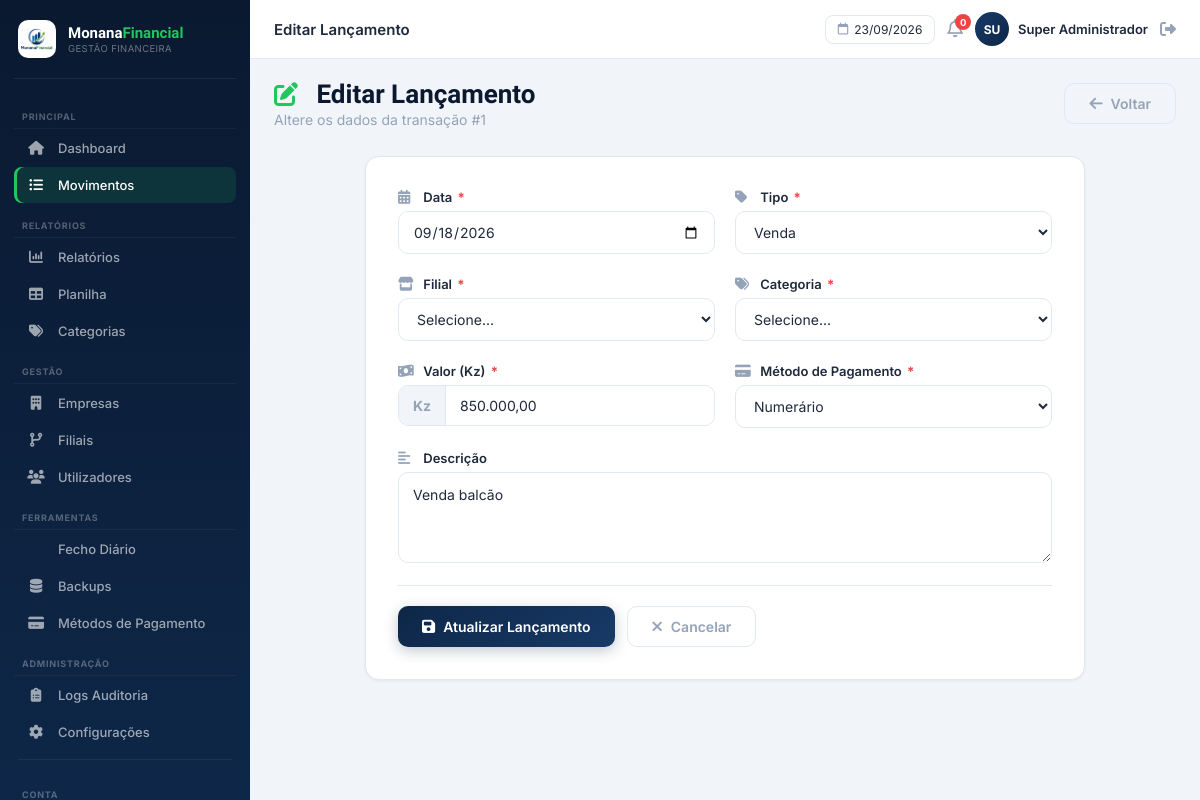
The page /public/transacoes/editar/1 (signed in) on the database its author committed.
### tables this page shows
CREATE TABLE transacoes (
    id INT UNSIGNED AUTO_INCREMENT PRIMARY KEY,
    empresa_id INT UNSIGNED NOT NULL,
    filial_id INT UNSIGNED NOT NULL,
    categoria_id INT UNSIGNED NOT NULL,
    usuario_id INT UNSIGNED NOT NULL,  
    tipo ENUM('venda','devolucao','compra','custo') NOT NULL,
    descricao VARCHAR(255) DEFAULT NULL,
    valor DECIMAL(15,2) NOT NULL DEFAULT 0.00,
    metodo_pagamento ENUM('numerario','transferencia','tpa','outro') NOT NULL DEFAULT 'numerario',
    data_transacao DATE NOT NULL,
    criado_em DATETIME NOT NULL DEFAULT CURRENT_TIMESTAMP,
    atualizado_em DATETIME NOT NULL DEFAULT CURRENT_TIMESTAMP ON UPDATE CURRENT_TIMESTAMP,
    CONSTRAINT fk_transacoes_empresa FOREIGN KEY (empresa_id) REFERENCES empresas(id) ON DELETE CASCADE,
    CONSTRAINT fk_transacoes_filial FOREIGN KEY (filial_id) REFERENCES filiais(id) ON DELETE CASCADE,
    CONSTRAINT fk_transacoes_categoria FOREIGN KEY (categoria_id) REFERENCES categorias(id),
    CONSTRAINT fk_transacoes_usuario FOREIGN KEY (usuario_id) REFERENCES usuarios(id),
    INDEX idx_transacoes_data (data_transacao),
    INDEX idx_transacoes_filial_data (filial_id, data_transacao)
);

### controllers/TransacaoController.php (called while the page is built, shortened)
<?php
class TransacoesController extends Controller
{
    private $transacaoModel;
    private $categoriaModel;
    private $filialModel;
    public function __construct()
    {
        require_once CAMINHO_RAIZ . '/models/Transacao.php';
        $this->transacaoModel = new Transacao();
        $this->categoriaModel = new Categoria();
        $this->filialModel = new Filial();
    }
    public function editar($id)
    {
        $perfil = $_SESSION['usuario_perfil'] ?? 'visualizador';
        $transacao = $this->transacaoModel->encontrarPorId((int) $id);
        $empresaId = $_SESSION['empresa_id'] ?? null;
        $categorias = $this->categoriaModel->porEmpresa((int) $empresaId);
        if ($perfil === 'super_admin') {
            $filiais = $this->filialModel->todas();
        } else {
            $filiais = $this->filialModel->porEmpresa((int) $empresaId);
        }
        $this->renderizar('transacoes/editar', [
            'tituloPagina' => 'Editar Lançamento',
            'paginaAtiva' => 'transacoes',
            'transacao' => $transacao,
            'filiais' => $filiais,
            'categorias' => $categorias,
            'tipos' => $this->tiposTransacao(),
            'metodos_pagamento' => [
                'numerario' => 'Numerário',
                'tpa' => 'TPA',
                'transferencia' => 'Transferência',
                'outro' => 'Outro',
            ],
            'csrf_token' => SegurancaHelper::gerarTokenCSRF(),
        ]);
    }
    private function tiposTransacao(): array
    {
        return [
            'venda' => 'Venda',
            'devolucao' => 'Devolução',
            'compra' => 'Compra',
            'custo' => 'Custo',
        ];
    }
}

### public/index.php (called while the page is built, shortened)
<?php
require_once CAMINHO_RAIZ . '/core/Database.php';
require_once CAMINHO_RAIZ . '/core/Model.php';
$roteador = new Router();
$url = $_GET['url'] ?? '';
$roteador->despachar($url);

### core/Database.php (called while the page is built)
<?php
class Database
{
    private static ?PDO $instancia = null;
    public static function obterLigacao(): PDO
    {
        if (self::$instancia === null) {
            $config = require CAMINHO_RAIZ . '/config/database.php';
            $dsn = "mysql:host={$config['host']};port={$config['porta']};dbname={$config['base']};charset={$config['charset']}";
            try {
                self::$instancia = new PDO($dsn, $config['usuario'], $config['senha'], [
                    PDO::ATTR_ERRMODE            => PDO::ERRMODE_EXCEPTION,
                    PDO::ATTR_DEFAULT_FETCH_MODE => PDO::FETCH_ASSOC,
                    PDO::ATTR_EMULATE_PREPARES   => false,
                ]);
            } catch (PDOException $e) {
                error_log('[MonanaFinancial] Erro de ligação à BD: ' . $e->getMessage());
                die('Não foi possível ligar à base de dados. Verifique a configuração em config/database.php.');
            }
        }
        return self::$instancia;
    }
}

### core/Model.php (called while the page is built, shortened)
<?php
abstract class Model
{
    public function __construct()
    {
        $this->bd = Database::obterLigacao();
    }
}

### models/Transacao.php (called while the page is built, shortened)
<?php
require_once CAMINHO_RAIZ . '/core/Model.php';
class Transacao extends Model
{
    public function encontrarPorId(int $id): array|false
    {
        $sql = "SELECT t.*,
                       f.nome as filial_nome,
                       e.nome as empresa_nome,
                       c.nome as categoria_nome,
                       u.nome as usuario_nome
                FROM transacoes t
                LEFT JOIN filiais f ON t.filial_id = f.id
                LEFT JOIN empresas e ON t.empresa_id = e.id
                LEFT JOIN categorias c ON t.categoria_id = c.id
                LEFT JOIN usuarios u ON t.usuario_id = u.id
                WHERE t.id = :id
                LIMIT 1";
        $stmt = $this->bd->prepare($sql);
        $stmt->execute(['id' => $id]);
        return $stmt->fetch();
    }
}

### views/transacoes/editar.php (the view, shortened to what this page needs)
<div class="page-header">
    <div class="page-header-left">
        <h1 class="page-title"><i class="fas fa-edit"></i> Editar Lançamento</h1>
        <p class="page-subtitle">Altere os dados da transação #<?php echo $transacao['id']; ?></p>
    </div>
    <div class="page-header-right">
        <a href="<?php echo URL_BASE; ?>/transacoes/index" class="btn btn-outline">
            <i class="fas fa-arrow-left"></i> Voltar
        </a>
    </div>
</div>
<div class="form-card">
    <form method="POST" action="<?php echo URL_BASE; ?>/transacoes/atualizar/<?php echo $transacao['id']; ?>" class="form-transacao">
        <div class="form-row">
            <div class="form-group">
                <label for="data_transacao">
                    <i class="fas fa-calendar-alt"></i> Data <span class="required">*</span>
                </label>
                <input type="date" id="data_transacao" name="data_transacao"
                       value="<?php echo $transacao['data_transacao']; ?>" required>
            </div>
            <div class="form-group">
                <label for="tipo">
                    <i class="fas fa-tag"></i> Tipo <span class="required">*</span>
                </label>
                <select id="tipo" name="tipo" required>
                    <?php foreach ($tipos as $value => $label): ?>
                    <option value="<?php echo $value; ?>" <?php echo $transacao['tipo'] === $value ? 'selected' : ''; ?>>
                        <?php echo $label; ?>
                    </option>
                    <?php endforeach; ?>
                </select>
            </div>
        </div>
        <div class="form-row">
            <div class="form-group">
                <label for="filial_id">
                    <i class="fas fa-store"></i> Filial <span class="required">*</span>
                </label>
                <select id="filial_id" name="filial_id" required>
                    <option value="">Selecione...</option>
                </select>
            </div>
            <div class="form-group">
                <label for="categoria_id">
                    <i class="fas fa-tags"></i> Categoria <span class="required">*</span>
                </label>
                <select id="categoria_id" name="categoria_id" required>
                    <option value="">Selecione...</option>
                </select>
            </div>
        </div>
        <div class="form-row">
            <div class="form-group">
                <label for="valor">
                    <i class="fas fa-money-bill-wave"></i> Valor (Kz) <span class="required">*</span>
                </label>
                <div class="input-group">
                    <span class="input-group-prepend">Kz</span>
                    <input type="text" id="valor" name="valor"
                           value="<?php echo number_format($transacao['valor'], 2, ',', '.'); ?>"
                           placeholder="0,00" required>
                </div>
            </div>
            <div class="form-group">
                <label for="metodo_pagamento">
                    <i class="fas fa-credit-card"></i> Método de Pagamento <span class="required">*</span>
                </label>
                <select id="metodo_pagamento" name="metodo_pagamento" required>
                    <?php foreach ($metodos_pagamento as $value => $label): ?>
                    <option value="<?php echo $value; ?>" <?php echo $transacao['metodo_pagamento'] === $value ? 'selected' : ''; ?>>
                        <?php echo $label; ?>
                    </option>
                    <?php endforeach; ?>
                </select>
            </div>
        </div>
        <div class="form-group full-width">
            <label for="descricao">
                <i class="fas fa-align-left"></i> Descrição
            </label>
            <textarea id="descricao" name="descricao" rows="3" placeholder="Descrição do lançamento..."><?php echo htmlspecialchars($transacao['descricao'] ?? ''); ?></textarea>
        </div>
        <div class="form-actions">
            <button type="submit" class="btn btn-primary">
                <i class="fas fa-save"></i> Atualizar Lançamento
            </button>
            <a href="<?php echo URL_BASE; ?>/transacoes/index" class="btn btn-outline">
                <i class="fas fa-times"></i> Cancelar
            </a>
        </div>
    </form>
</div>

### public/css/formularios.css (style rules this page uses)
.btn { display:inline-flex;align-items:center;gap:8px; padding:10px 16px; border-radius:9px; font-size:13.5px; font-weight:600; border:none; cursor:pointer; text-decoration:none; transition:transform 0.1s ease, opacity 0.15s ease; }
.form-card { background:var(--white); border:1px solid var(--border); border-radius:14px; box-sizing:border-box; width:min(100%, 720px); max-width:720px; margin:0 auto 20px; overflow:hidden; box-shadow:var(--shadow-sm); transition:var(--transition); }

### views/layouts/principal.php (style rules this page uses)
:root { --navy-deep: #0a1930; --navy: #0e2748; --navy-light: #173a67; --green: #22c55e; --green-dark: #16a34a; --blue: #3b82f6; --blue-dark: #2563eb; --purple: #8b5cf6; --purple-dark: #7c3aed; --orange: #f59e0b; --orange-dark: #d97706; --red: #ef4444; --red-dark: #dc2626; --gold: #fbbf24; --ink: #1e293b; --muted: #94a3b8; --border: #e2e8f0; --bg: #f1f5f9; --white: #ffffff; --shadow-sm: 0 1px 3px rgba(0,0,0,0.06); --shadow-md: 0 4px 20px rgba(0,0,0,0.08); --shadow-lg: 0 10px 40px rgba(0,0,0,0.12); --radius: 14px; --radius-sm: 8px; --transition: all 0.3s cubic-bezier(0.4, 0, 0.2, 1); }
* { box-sizing: border-box; margin: 0; padding: 0; }
body { font-family: 'Inter', sans-serif; background: var(--bg); color: var(--ink); display: flex; min-height: 100vh; overflow-x: hidden; width: 100%; max-width: 100vw; }
.btn { display: inline-flex; align-items: center; gap: 6px; padding: 8px 16px; border-radius: 8px; font-size: 13px; font-weight: 600; font-family: 'Inter', sans-serif; text-decoration: none; transition: all 0.3s ease; border: none; cursor: pointer; }
.btn i { font-size: 14px; }
.btn-outline { background: transparent; color: var(--muted); border: 1.5px solid var(--border); }

### views/transacoes/editar.php (style rules this page uses)
.page-header { display: flex; justify-content: space-between; align-items: center; margin-bottom: 28px; flex-wrap: wrap; gap: 12px; }
.page-header-left { display: flex; flex-direction: column; gap: 2px; }
.page-title { font-family: 'Sora', sans-serif; font-size: 26px; font-weight: 700; color: var(--navy-deep); margin: 0; }
.page-title i { color: var(--green); margin-right: 12px; font-size: 24px; }
.page-subtitle { font-size: 14px; color: var(--muted); margin: 0; }
.page-header-right { display: flex; gap: 10px; flex-wrap: wrap; }
.form-card { background: var(--white); border-radius: var(--radius); padding: 32px; border: 1px solid var(--border); box-shadow: var(--shadow-sm); transition: var(--transition); }
.form-row { display: grid; grid-template-columns: 1fr 1fr; gap: 20px; margin-bottom: 4px; }
.form-group { margin-bottom: 18px; }
.form-group.full-width { grid-column: 1 / -1; }
.form-group label { display: block; font-size: 13px; font-weight: 600; color: var(--ink); margin-bottom: 6px; }
.form-group label i { color: var(--muted); width: 18px; margin-right: 4px; font-size: 14px; }
.form-group .required { color: var(--red); font-weight: 700; margin-left: 2px; }
.form-group input, .form-group select, .form-group textarea { width: 100%; padding: 11px 14px; border: 1.5px solid var(--border); border-radius: 10px; font-size: 14px; font-family: 'Inter', sans-serif; color: var(--ink); background: var(--white); transition: all 0.3s ease; }
.form-group textarea { resize: vertical; min-height: 90px; line-height: 1.6; }
.form-group input::placeholder, .form-group textarea::placeholder { color: #a3adba; }
.input-group { display: flex; align-items: center; border: 1.5px solid var(--border); border-radius: 10px; background: var(--white); transition: all 0.3s ease; overflow: hidden; }
.input-group-prepend { padding: 11px 14px; background: var(--bg); color: var(--muted); font-weight: 700; font-size: 14px; border-right: 1px solid var(--border); flex-shrink: 0; }
.input-group input { border: none !important; border-radius: 0 !important; padding: 11px 14px; flex: 1; min-width: 0; }
.form-actions { display: flex; gap: 12px; margin-top: 8px; padding-top: 20px; border-top: 1px solid var(--border); }
.btn { display: inline-flex; align-items: center; gap: 8px; padding: 11px 24px; border-radius: 10px; font-size: 14px; font-weight: 600; font-family: 'Inter', sans-serif; text-decoration: none; transition: all 0.3s ease; border: none; cursor: pointer; }
.btn i { font-size: 15px; }
.btn-primary { background: linear-gradient(135deg, var(--navy) 0%, var(--navy-light) 100%); color: var(--white); box-shadow: 0 4px 14px rgba(14, 39, 72, 0.25); }
.btn-outline { background: transparent; color: var(--muted); border: 1.5px solid var(--border); }

### rows shown on the page
transacoes: id "1", data_transacao "09/18/2026", tipo "Venda", valor "850.000,00", metodo_pagamento "Numerário", descricao "Venda balcão"

### other values the page prints
$tituloPagina "Editar Lançamento"
substr($usuario_nome, 0, 2) "SU"
$usuario_nome "Super Administrador"
